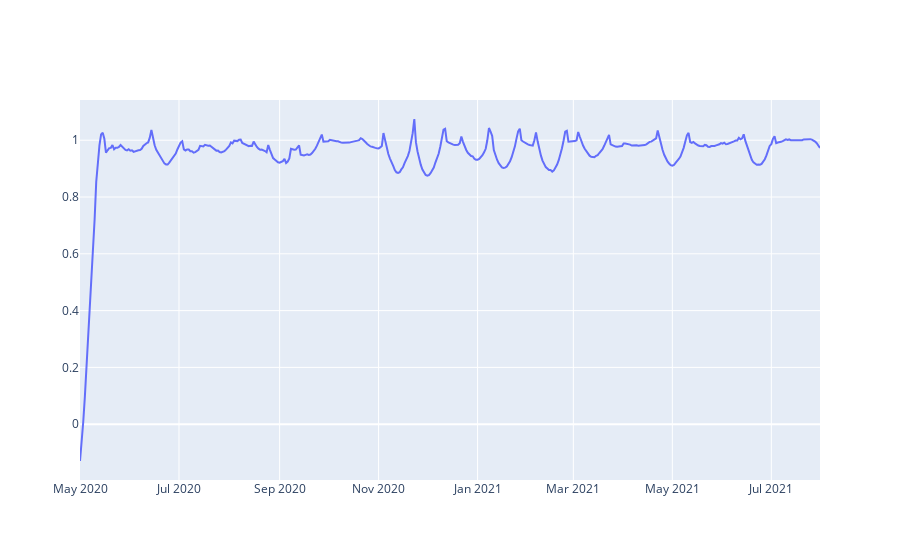

Notebook source saved alongside this figure:
### Code cell
import plotly.express as px
import plotly.graph_objects as go
from scipy import signal

# fig = px.line(df_plot, x="Time", y="Percentage of day seen before", title='How common are the days?')
# fig.show()

fig = go.Figure()

fig.add_trace(go.Scatter(
    x=df_plot.Time.values.tolist(),
    y=signal.savgol_filter(df_plot['Percentage of day seen before'].values.tolist(),
                           20, # window size used for filtering
                           3), # order of fitted polynomial
    name='Savitzky-Golay'
))

### Figure 1 — Plotly figure (JSON) as saved in the notebook; plotly's stock layout.template omitted (floating-point values rounded to 4 significant figures; data arrays with more than 128 entries replaced by an {"elided": "..."} marker saying what was removed)
{"data": [{"name": "Savitzky-Golay", "type": "scatter", "x": {"elided": "457 str values"}, "y": {"elided": "457 float values"}}], "layout": {}}
